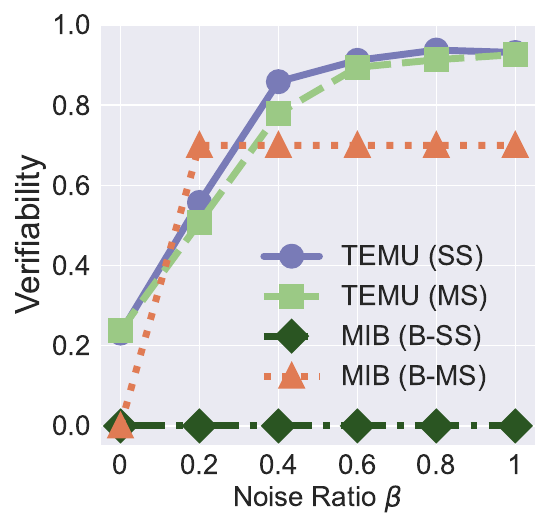

Write the Python code that produced this figure.


import numpy as np
import matplotlib.pyplot as plt

epsilon = 3
beta = 1 / epsilon


x=[1, 2, 3, 4, 5, 6]
# validation_for_plt =[97,95.8600, 94.9400, 93.5400, 93.2400]
# attack_for_plt=[0, 0.3524, 0, 0.1762, 0.1762]
# basic_for_plt=[99.8, 99.8, 99.8, 99.8, 99.8]

labels = ['0', '0.2', '0.4', '0.6', '0.8', '1']
# unl_org = [97.77, 97.55, 97.35, 97.29, 97.21, 97.21]

unl_mib = [0, 0, 0, 0, 0, 0]
unl_mib_bck = [0, 0.7, 0.7, 0.7, 0.7, 0.7]


# unl_hess_r = [96.6, 96.66, 96.04, 95.94, 95.85, 97.21]
unl_muv_includes = [0.2316, 0.5574, 0.8586, 0.9119,  0.9375, 0.9314]

unl_muv = [0.2377, 0.5076,  0.7797, 0.8945, 0.9134,  0.9262]
# unl_ss_wo = [94.32, 94.53, 94.78, 93.38, 94.04, 97.21]


plt.style.use('seaborn')
plt.figure(figsize=(5.5, 5.3))
l_w=5
m_s=15
marker_s = 3
markevery=1
#plt.figure(figsize=(8, 5.3))
#plt.plot(x, unl_fr, color='blue', marker='^', label='Retrain',linewidth=l_w, markersize=m_s)
plt.plot(x, unl_muv_includes, linestyle='-', color='#797BB7', marker='o', fillstyle='full', markevery=markevery,
         label='TEMU (SS)', linewidth=l_w, markersize=m_s, markeredgewidth=marker_s)

#plt.plot(x, unl_ss_w, color='g',  marker='*',  label='PriMU$_{w}$',linewidth=l_w, markersize=m_s)
plt.plot(x, unl_muv, linestyle='--', color='#9BC985',  marker='s', fillstyle='full', markevery=markevery,
         label='TEMU (MS)',linewidth=l_w, markersize=m_s, markeredgewidth=marker_s)

plt.plot(x, unl_mib, linestyle='-.', color='#2A5522',  marker='D', fillstyle='full', markevery=markevery,
         label='MIB (B-SS)',linewidth=l_w, markersize=m_s, markeredgewidth=marker_s)


plt.plot(x, unl_mib_bck, linestyle=':', color='#E07B54',  marker='^', fillstyle='full', markevery=markevery,
         label='MIB (B-MS)', linewidth=l_w,  markersize=m_s, markeredgewidth=marker_s)






#plt.plot(x, unl_vibu, color='silver',  marker='d',  label='VIBU',linewidth=4,  markersize=10)

# plt.plot(x, y_sa03, color='r',  marker='2',  label='AAAI21 A_acc, pr=0.3',linewidth=3, markersize=8)
# plt.plot(x, y_sa05, color='darkblue',  marker='4',  label='AAAI21 A_acc, pr=0.5',linewidth=3, markersize=8)
# plt.plot(x, y_ma03, color='darkviolet',  marker='3',  label='FedMC A_acc, pr=0.3',linewidth=3, markersize=8)
# plt.plot(x, y_ma05, color='cyan',  marker='p',  label='FedMC A_acc, pr=0.5',linewidth=3, markersize=8)


# plt.grid()
leg = plt.legend(fancybox=True, shadow=True)
# plt.xlabel('Malicious Client Ratio (%)' ,fontsize=16)
plt.ylabel('Verifiability', fontsize=24)
my_y_ticks = np.arange(0, 1.1, 0.2)
plt.yticks(my_y_ticks, fontsize=20)
plt.xlabel('Noise Ratio $\\beta$' ,fontsize=20)

plt.xticks(x, labels, fontsize=20)
# plt.title('CIFAR10 IID')

#plt.annotate(r"1e0", xy=(0.1, 1.01), xycoords='axes fraction', xytext=(-10, 10),textcoords='offset points', ha='right', va='center', fontsize=15)





# plt.title('On CIFAR10', fontsize=24)
plt.legend(loc=(0.35,0.1),fontsize=20)
plt.tight_layout()
#plt.title("MNIST")
plt.rcParams['figure.figsize'] = (2.0, 1)
plt.rcParams['image.interpolation'] = 'nearest'
plt.rcParams['figure.subplot.left'] = 0.11
plt.rcParams['figure.subplot.bottom'] = 0.08
plt.rcParams['figure.subplot.right'] = 0.977
plt.rcParams['figure.subplot.top'] = 0.969
plt.savefig('celeba_verifiability_noise_analysis.pdf', format='pdf', dpi=200)
plt.show()